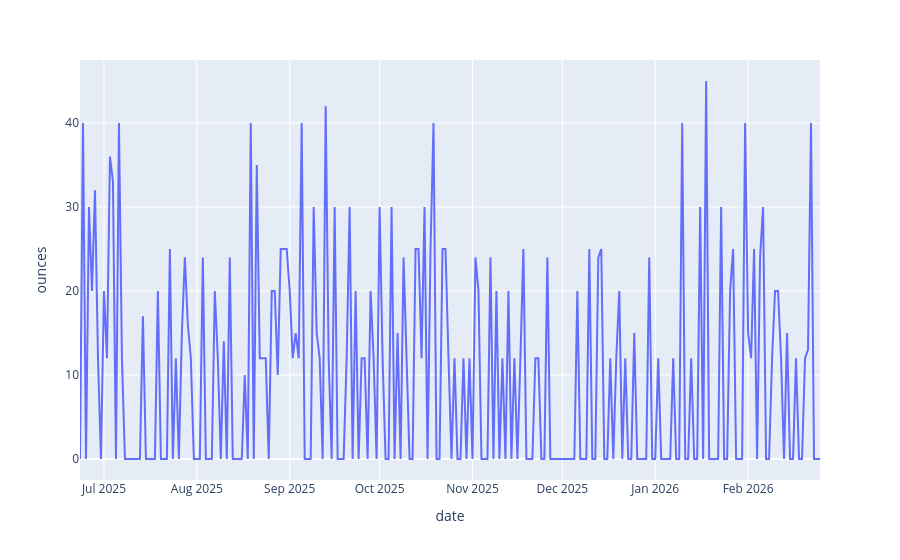

Notebook code cell kept with this figure:
### Code cell
# View the data over time
fig_line = px.line(df, x="date", y="ounces")
fig_line.show()

### Figure 1 — Plotly figure (JSON) as saved in the notebook; plotly's stock layout.template omitted (floating-point values rounded to 4 significant figures; data arrays with more than 128 entries replaced by an {"elided": "..."} marker saying what was removed)
{"data": [{"hovertemplate": "date=%{x}<br>ounces=%{y}<extra></extra>", "legendgroup": "", "line": {"color": "#636efa", "dash": "solid"}, "marker": {"symbol": "circle"}, "mode": "lines", "name": "", "orientation": "v", "showlegend": false, "type": "scatter", "x": {"elided": "248 str values"}, "xaxis": "x", "y": {"elided": "248 float values"}, "yaxis": "y"}], "layout": {"legend": {"tracegroupgap": 0}, "margin": {"t": 60}, "xaxis": {"anchor": "y", "domain": [0, 1], "title": {"text": "date"}}, "yaxis": {"anchor": "x", "domain": [0, 1], "title": {"text": "ounces"}}}}
